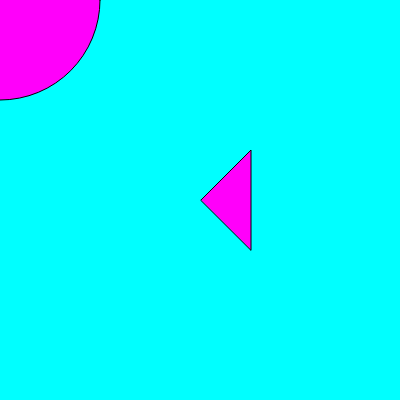
Frame 1 (no input)
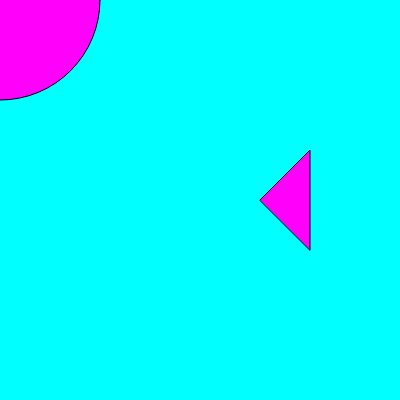
Frame 60 (no input)
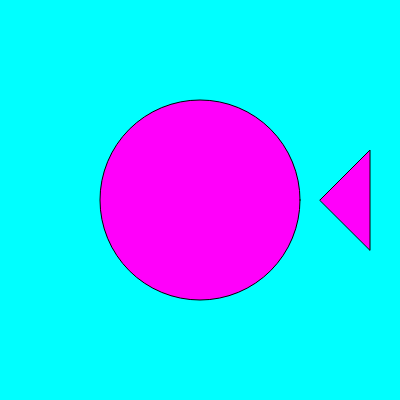
Frame 120 (the mouse pressed at the canvas centre since frame 60)

The p5.js sketch that drew these frames (run headless with seeded random() and noise() and a simulated clock; from frame 60 on, the mouse is pressed at the canvas centre):

// p5.js sketch
// ── sketch.js
function setup() {
  	createCanvas(400, 400);
}
let plusx = 1;

function draw() {
	background(0, 255, 255);
	fill(255,0,250);
	triangle(200+plusx, 200,250+plusx, 150, 250+plusx,250);
	ellipse(mouseX, mouseY, 200, 200);
	plusx = plusx + 1;

	if (200+plusx > width) {
		plusx = -width/2;
	}
}
